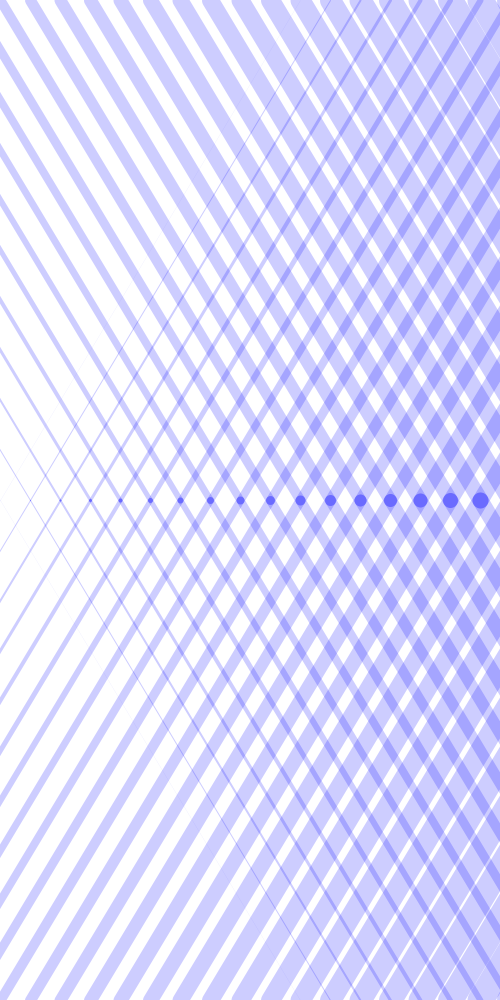
Frame 1 (no input)
Frame 60 (the mouse pressed at the canvas centre just before this capture): identical to frame 1, image omitted
Frame 120 (the mouse held since frame 60 and released just before this capture): identical to frame 1, image omitted

The Processing sketch that drew this single still picture (run headless with seeded random() and noise(); from frame 60 on, the mouse is pressed at the canvas centre):

// Processing sketch: processing_32527
// ── processing_32527.pde

//import processing.pdf.*;

int circleX = 250;
int circleY = 0;
int circlesize = 100;



void setup(){
  size (500,1000);
 // beginRecord(PDF, "pattern6.pdf");
  background(255);
  smooth();
  stroke(0,0,255,50);
  strokeWeight(3);
fill(0,0,255, 10);


}
void draw(){
  int strokescale = 5;
  int x = 30;
  int y = 0;
  
  while (y<250){
    strokeWeight(y);
    line ((y+10) * x,1000,y*x, 500);
    y = y + 1;   
  }   
  
  int xx = 30;
  int yy = 0;
  
  while (yy<250){
    strokeWeight(yy);
    line ((yy+10) * xx,0,yy*xx, 500);
    yy = yy + 1;   
  }   
    int xxx = 30;
  int yyy = 0;
  
  while (yyy<250){
    strokeWeight(yyy);
    line ((yyy-10) * xxx,0,yyy*xxx, 500);
    yyy = yyy + 1;  
  }
  
  int xy = 30;
  int yx = 0;
    while (yx<500){
    strokeWeight(yx);
    line ((yx-10) * xy,1000,yx*xy, 500);
    yx = yx + 1;  
    }
    
    
  noStroke();
  fill(0,0,255, 20);
  
 
 
 
 int a = 30;
 int b =0;
 
 
 
  while (a<1000){
    strokeWeight(a);
    line ((a+10) * b,500,a*b, 750);
    a = a + 1;   
  }   
  
  int xxxx = 30;
  int yyyy = 0;
  
  while (yyyy<1000){
    strokeWeight(yyyy);
    line ((yyyy+10) * xxxx,0,yyyy*xxxx, 250);
    yyyy = yyyy + 1;   
  }   
    int xxxxx = 30;
  int yyyyy = 0;
  
  while (yyyyy<1000){
    strokeWeight(yyyyy);
    line ((yyyyy-10) * xxxxx,0,yyyyy*xxxxx, 250);
    yyyyy = yyyyy + 1;  
  }
  
  int xyx = 30;
  int yxy = 0;
    while (yxy<1000){
    strokeWeight(yxy);
    line ((yxy-10) * xyx,500,yxy*xyx, 250);
    yxy = yxy + 1;  
    }
   /* endRecord();
    exit();*/
    
}
